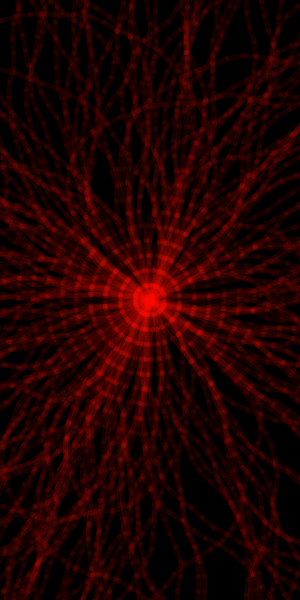
Frame 1 (no input)
Frame 60 (the mouse pressed at the canvas centre just before this capture): identical to frame 1, image omitted
Frame 120 (the mouse held since frame 60 and released just before this capture): identical to frame 1, image omitted

The Processing sketch that drew this single still picture (run headless with seeded random() and noise(); from frame 60 on, the mouse is pressed at the canvas centre):

// Processing sketch: processing_32368
// ── processing_32368.pde

float x=100;
float y=100;
float O=random(TWO_PI);
float L=15;
int a=0;
float count=1.0;
float b=0.0;
float greeny=54;


void setup(){
  
  size(300,600);
  background(0);
  strokeWeight(5);
  this.draw2();
  
}

void draw(){}

void draw2(){
  for(int b = 0; b < 5000; b++){
    stroke(255,a,0,20);
    float x2=x+L*cos(O);
    float y2=y+L*sin(O);
  
  
    line(x,y,x2,y2);
    a=a+1;
    if(a>20){
      a=0;
    }
    x=x2;
    y=y2;
    O=O+random(-PI/10.0,PI/10.0);
  
    if(x<0 || y<0 || y>800 ||x>400){
      x=width/2;
      y=height/2;
      O=random(TWO_PI);}
    }
    
}
